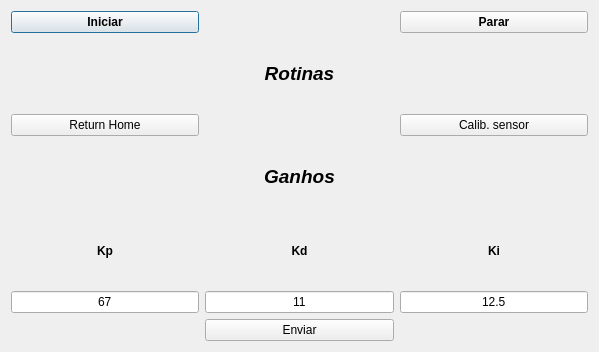
<?xml version="1.0" encoding="UTF-8"?>
<ui version="4.0">
 <class>Dialog</class>
 <widget class="QDialog" name="Dialog">
  <property name="geometry">
   <rect>
    <x>0</x>
    <y>0</y>
    <width>599</width>
    <height>352</height>
   </rect>
  </property>
  <property name="windowTitle">
   <string>Interface Pêndulo Invertido</string>
  </property>
  <layout class="QGridLayout" name="gridLayout_2">
   <item row="0" column="0">
    <layout class="QGridLayout" name="gridLayout">
     <item row="6" column="1">
      <widget class="QLineEdit" name="lineEdit_kp">
       <property name="enabled">
        <bool>true</bool>
       </property>
       <property name="text">
        <string>67</string>
       </property>
       <property name="alignment">
        <set>Qt::AlignCenter</set>
       </property>
      </widget>
     </item>
     <item row="0" column="1">
      <widget class="QPushButton" name="pushButton_iniciar">
       <property name="font">
        <font>
         <weight>75</weight>
         <bold>true</bold>
        </font>
       </property>
       <property name="text">
        <string>Iniciar</string>
       </property>
      </widget>
     </item>
     <item row="3" column="1">
      <widget class="QPushButton" name="pushButton_ReturnHome">
       <property name="text">
        <string>Return Home</string>
       </property>
      </widget>
     </item>
     <item row="3" column="3">
      <widget class="QPushButton" name="pushButton_CalibSensor">
       <property name="text">
        <string>Calib. sensor</string>
       </property>
      </widget>
     </item>
     <item row="6" column="3">
      <widget class="QLineEdit" name="lineEdit_ki">
       <property name="text">
        <string>12.5</string>
       </property>
       <property name="alignment">
        <set>Qt::AlignCenter</set>
       </property>
      </widget>
     </item>
     <item row="5" column="2">
      <widget class="QLabel" name="label_5">
       <property name="font">
        <font>
         <weight>75</weight>
         <bold>true</bold>
        </font>
       </property>
       <property name="layoutDirection">
        <enum>Qt::LeftToRight</enum>
       </property>
       <property name="text">
        <string>Kd</string>
       </property>
       <property name="alignment">
        <set>Qt::AlignCenter</set>
       </property>
      </widget>
     </item>
     <item row="6" column="2">
      <widget class="QLineEdit" name="lineEdit_kd">
       <property name="text">
        <string>11</string>
       </property>
       <property name="alignment">
        <set>Qt::AlignCenter</set>
       </property>
      </widget>
     </item>
     <item row="5" column="3">
      <widget class="QLabel" name="label_4">
       <property name="font">
        <font>
         <weight>75</weight>
         <bold>true</bold>
        </font>
       </property>
       <property name="text">
        <string>Ki</string>
       </property>
       <property name="alignment">
        <set>Qt::AlignCenter</set>
       </property>
      </widget>
     </item>
     <item row="5" column="1">
      <widget class="QLabel" name="label_3">
       <property name="font">
        <font>
         <weight>75</weight>
         <bold>true</bold>
        </font>
       </property>
       <property name="text">
        <string>Kp</string>
       </property>
       <property name="alignment">
        <set>Qt::AlignCenter</set>
       </property>
      </widget>
     </item>
     <item row="0" column="3">
      <widget class="QPushButton" name="pushButton_parar">
       <property name="font">
        <font>
         <weight>75</weight>
         <bold>true</bold>
        </font>
       </property>
       <property name="text">
        <string>Parar</string>
       </property>
      </widget>
     </item>
     <item row="4" column="2">
      <widget class="QLabel" name="label_2">
       <property name="font">
        <font>
         <pointsize>14</pointsize>
         <weight>75</weight>
         <italic>true</italic>
         <bold>true</bold>
        </font>
       </property>
       <property name="text">
        <string>Ganhos</string>
       </property>
       <property name="alignment">
        <set>Qt::AlignCenter</set>
       </property>
      </widget>
     </item>
     <item row="3" column="2">
      <widget class="QLabel" name="label_6">
       <property name="text">
        <string/>
       </property>
      </widget>
     </item>
     <item row="1" column="2">
      <widget class="QLabel" name="label">
       <property name="font">
        <font>
         <pointsize>14</pointsize>
         <weight>75</weight>
         <italic>true</italic>
         <bold>true</bold>
        </font>
       </property>
       <property name="text">
        <string>Rotinas</string>
       </property>
       <property name="alignment">
        <set>Qt::AlignCenter</set>
       </property>
      </widget>
     </item>
     <item row="7" column="2">
      <widget class="QPushButton" name="pushButton_Enviar">
       <property name="text">
        <string>Enviar</string>
       </property>
      </widget>
     </item>
    </layout>
   </item>
  </layout>
 </widget>
 <resources/>
 <connections/>
</ui>
